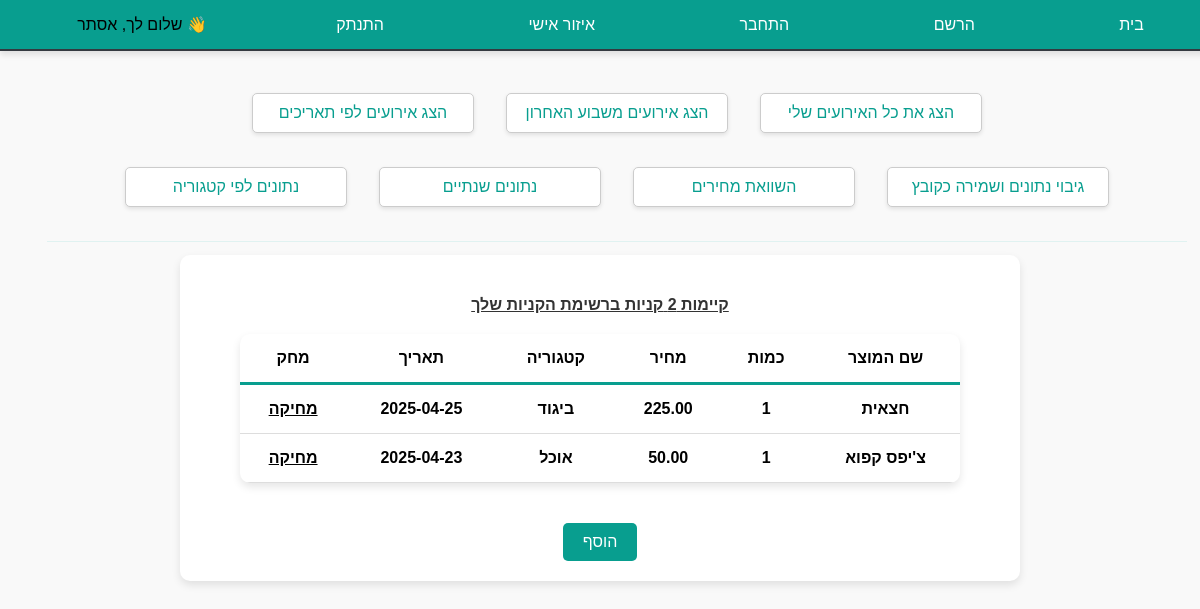
Page /profileWeek (signed in) on the committed database.
### models/User.py (models this page shows)
class User(UserMixin, db.Model):
    __tablename__ = 'user'
    id = db.Column(db.Integer, primary_key=True, autoincrement=True)
    name = db.Column(db.String, nullable = False)
    email = db.Column(db.String, unique=True, nullable = False)
    password = db.Column(db.String, nullable = False)

### models/Purchases.py (models this page shows)
class Purchases(db.Model):
    id = db.Column(db.Integer, primary_key = True)
    user_id = db.Column(db.Integer, db.ForeignKey('user.id'),)
    name = db.Column(db.String)
    qty = db.Column(db.Integer, default = 1)
    price = db.Column(db.Numeric(precision=10,scale=2), nullable = False)
    category = db.Column(db.String)
    date = db.Column(db.DateTime, default = datetime.now())

### app.py (the view)
@app.route('/profileWeek', methods=["GET"])
def profileWeek():
    seven_days_ago = (datetime.now() - timedelta(days=7)).date()
    purchases = Purchases.query.filter(
        Purchases.user_id == current_user.id,
        Purchases.date >= seven_days_ago
    ).all()
    message = "אין לך קניות מהשבוע האחרון"
    return render_template('profile.html', purchases=purchases, message=message)

### app.py (called while the page is built)
@login_manager.user_loader
def load_user(user_id):
    return User.query.get(int(user_id))

### templates/profile.html (shortened to what this page needs)
{% extends 'index.html' %}
    {% block head %}
      <link rel="stylesheet" href="static/css/profile.css"></link>
    {% endblock %}
    {% block body %}
        <div class="btns">
            <div class="filters">
                <a href="/profile" class="a">הצג את כל האירועים שלי</a>
                <a href="/profileWeek" class="a">הצג אירועים משבוע האחרון</a>
                <a href="#dateFormModal" class="a">הצג אירועים לפי תאריכים</a>
            </div>
            <div class="info">
                <a href="/saveData" class="a">גיבוי נתונים ושמירה כקובץ</a>
                <a href="/products" class="a">השוואת מחירים</a>
                <a href="/graph1" class="a">נתונים שנתיים</a>
                <a href="/graph2" class="a">נתונים לפי קטגוריה</a>
            </div>
            <div class="seperate"></div>
        </div>
        <div class="all_container">
            <div class="purchases_list">
                {% if purchases|length < 1 %}
                        <h4>{{message}}</h4>
                {% else %}
                <h4>קיימות {{purchases|length}} קניות ברשימת הקניות שלך</h4>
                <div class="table">
                    <table>
                        <tr class="head">
                            <th>שם המוצר</th>
                            <th>כמות</th>
                            <th>מחיר</th>
                            <th>קטגוריה</th>
                            <th>תאריך</th>
                            <th>מחק</th>
                        </tr>
                   {% for p in purchases: %}
                        <tr class="row">
                            <th>{{ p.name}}</th>
                            <th>{{ p.qty }}</th>
                            <th>{{ p.price }}</th>
                            <th>{{ p.category }}</th>
                            <th>{{ p.date.date() }}</th>
                            <th><a href="/delete/{{p.id}}">מחיקה</a></th>
                        </tr>
                  {% endfor %}
                    </table>
                </div>
                {% endif %}
                <a href="#addModal" class="open-modal">הוסף</a>
            </div>
        </div>
    {% endblock %}

### templates/index.html (shortened to what this page needs)
<!DOCTYPE html>
<html lang="en">
<head>
    <link rel="stylesheet" href="static/css/index.css"></link>
    {% block head %}
    {% endblock %}
</head>
<body>
    <nav>
        <ul>
            <li><a href="/">בית</a></li>
            <li><a href="/register">הרשם</a></li>
            <li><a href="/login">התחבר</a></li>
            <li><a href="/profile">איזור אישי</a></li>
            <li><a href="/logout">התנתק</a></li>
            <p class="welcome">
                👋 שלום לך,
                {% if current_user.is_authenticated %}
                    {{ current_user.name }}
                {% else %}
                    אורח
                {% endif %}
            </p>
        </ul>
    </nav>
    {% block body %}
    {% endblock  %}
</body>
</html>

### static/css/index.css (style rules this page uses)
* { direction: rtl; }
body { font-family: Arial, sans-serif; background-color: #f9f9f9; margin: 0; padding: 70px; text-align: center; }
nav { background-color:#089e8f; border-bottom: 2px solid #343a40;; padding: 15px 30px; display: flex; flex-direction: column; justify-content: space-between; align-items: center; box-shadow: 0 4px 6px rgba(0, 0, 0, 0.1); position: fixed; top: 0; left: 0; width: 98%; z-index: 1000; }
nav ul { width: 100%; list-style: none; display: flex; align-items: center; justify-content: space-around; gap: 20px; margin: 0; padding: 0; }
nav ul li { display: inline; }
nav ul li a { color: #ffffff; font-size: 16px; text-decoration: none; padding: 8px 15px; border-radius: 5px; width: 150px; transition: background-color 0.3s ease, color 0.3s ease; }
.welcome { margin: 0px; }

### static/css/profile.css (style rules this page uses)
body { font-family: Arial, sans-serif; background-color: #f9f9f9; margin: 0; padding: 0; display: flex; flex-direction: column; height: 97vh; }
.btns { display: flex; flex-direction: column; gap: 1.5rem; align-items: flex-start; width: 95%; padding: 13px; justify-content: center; }
.seperate { width: 100%; background-color: #E0F2F1; height: 1px; }
.btns .a { display: block; margin-bottom: 10px; text-decoration: none; color:#089e8f; background-color: white; padding: 10px; border: 1px solid #ccc; border-radius: 5px; text-align: center; width: 200px; box-shadow: 0 2px 4px rgba(0, 0, 0, 0.1); cursor: pointer; }
.filters, .info { display: flex; flex-direction: row; gap: 2rem; justify-content: center; align-items: center; width: 100%; }
.filters { position: relative; display: flex; flex-direction: row; gap: 2rem; justify-content: center; align-items: center; width: 100%; margin-top: 80px; }
.all_container { display: flex; flex-direction: column; flex-grow: 1; align-items: center; gap: 2rem; }
.purchases_list { width: 80%; max-width: 800px; background-color: #ffffff; padding: 20px; border-radius: 10px; box-shadow: 0 4px 8px rgba(0, 0, 0, 0.1); text-align: center; }
h4 { color: #333; text-decoration: underline; margin-bottom: 20px; }
.table { margin: 20px auto; width: 90%; border-collapse: collapse; font-family: Arial, sans-serif; background-color: #ffffff; border-radius: 10px; overflow: hidden; box-shadow: 0 4px 8px rgba(0, 0, 0, 0.1); }
.table table { width: 100%; border-collapse: collapse; }
.head { border-bottom:3px solid #089e8f; }
.row th a { color: black; }
.table th, .table td { padding: 15px; text-align: center; border-bottom: 1px solid #ddd; }
.open-modal { display: inline-block; margin-top: 20px; padding: 10px 20px; background-color:#089e8f; color: #ffffff; text-decoration: none; border-radius: 5px; font-size: 16px; cursor: pointer; }

### rows in the picture
User: name "אסתר"
Purchases: name "חצאית", qty "1", price "225.00", category "ביגוד", date "2025-04-25"
Purchases: name "צ'יפס קפוא", qty "1", price "50.00", category "אוכל", date "2025-04-23"

### other values in the picture
{{ purchases|length }} "2"
